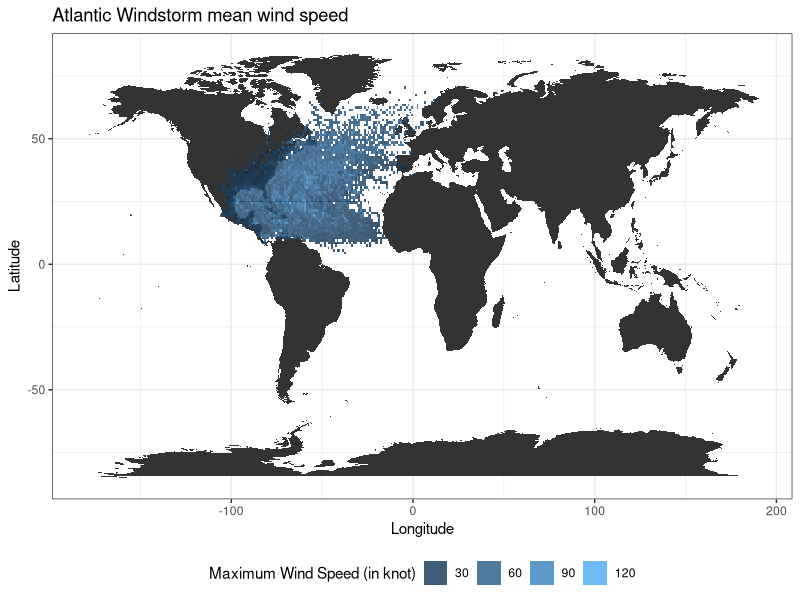

This figure's R source:
## ---- chunk 1
knitr::opts_chunk$set(
  message = FALSE,
  warning = FALSE)
## ---- chunk 2
library(tidyverse)
library(maps)
theme_set(theme_bw() + theme(legend.position = "bottom"))

dat <- read_csv("./hurrican703.csv")

# --- plot 1 ---
map <- ggplot(data = dat, aes(x = Longitude, y = Latitude)) + 
  geom_polygon(data = map_data(map = 'world'), 
               aes(x = long, y = lat, group = group))

map +
  stat_summary_2d(data = dat, aes(x = Longitude, y = Latitude, z = dat$Wind.kt), 
                  fun = median, binwidth = c(1, 1), show.legend = TRUE, alpha = .85) + 
  guides(fill = guide_legend(title = "Maximum Wind Speed (in knot)")) +
  ggtitle(paste0("Atlantic Windstorm mean wind speed"))
## ---- chunk 3
 library(tidyverse)
 df = tibble(
   model = c("Gibbs sampling", "Weibull"),
   Intercept = c(7.601, 8.833),
   Beta1 = c(0.919, 0.912),
   Beta2 = c(-0.788, -1.394),
   Beta3 = c(-1.644, -2.013),
   Beta4 = c(0.411, 2.983)
 )
 knitr::kable(df, caption = "Compare the Coefficients from Gibbs Sampling and lm function")
